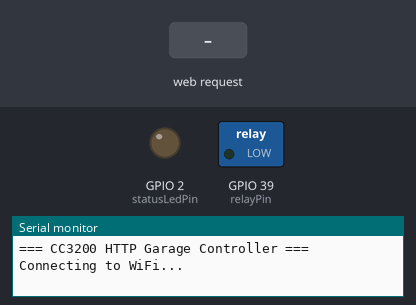
A sketch run on a simulated ESP32. Shown: switched loads named in the sketch (green lamp = pin HIGH), output pins drawn as LEDs (lit = HIGH), the last lines printed to the serial monitor. The test bench sets the inputs (shaded band). WiFi joins after 1.5 s; servers stay silent unless stated; uploads are accepted with an empty reply.

Above: at 1.1 s.
At 3.7 s:
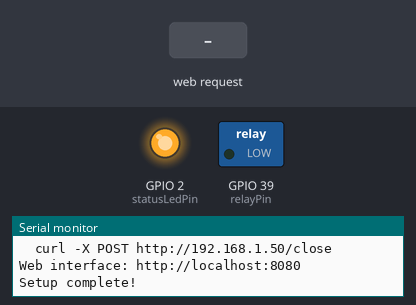
3.8 s: HTTP request GET /open received
5.3 s: HTTP request GET /close received
Timing chart, 0 to 8.3 s (numbered marks = the images above; inputs shaded):
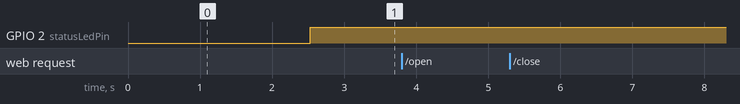

The sketch:

cc3200_car_remote.ino
```cpp
/**
 * CC3200 Garage Door Controller - HTTP Version
 *
 * This version uses HTTP instead of MQTT for better Energia compatibility
 *
 * @author Abdelrahman Mohamed
 */

 #include <WiFi.h>
 #include <WiFiClient.h>
 #include <WiFiServer.h>

 // WiFi Configuration
 char ssid[] = "TP-LINK_ED14";
 char password[] = "68550837";

 // HTTP Server Configuration
 WiFiServer server(80);

 // Hardware Configuration
 const int relayPin = 39;
 const int RelaystatusLedPin = 1;
 const int statusLedPin = 2;

 // Global Variables
 bool garageDoorOpen = false;
 bool wifiConnected = false;
 unsigned long lastStatusUpdate = 0;
 const unsigned long statusUpdateInterval = 10000; // 10 seconds

 /**
  * Connects to WiFi
  */
 void connectToWiFi() {
   Serial.println("Connecting to WiFi...");
   WiFi.begin(ssid, password);

   int attempts = 0;
   while (WiFi.status() != WL_CONNECTED && attempts < 20) {
     delay(500);
     Serial.print(".");
     attempts++;
   }

   if (WiFi.status() == WL_CONNECTED) {
     Serial.println("\nWiFi connected!");
     Serial.print("IP address: ");
     Serial.println(WiFi.localIP());
     Serial.print("Signal strength: ");
     Serial.println(WiFi.RSSI());
     wifiConnected = true;
   } else {
     Serial.println("\nWiFi connection failed!");
     wifiConnected = false;
   }
 }

 /**
  * Sends HTTP status update to your server
  */
 void sendStatusUpdate() {
   if (!wifiConnected) return;

   WiFiClient client;
   String serverIP = "192.168.0.103";  // Your computer's IP
   int serverPort = 8080;  // HTTP server port

   Serial.println("Sending status update to server...");

   if (client.connect(serverIP.c_str(), serverPort)) {
     Serial.println("Connected to server");

     // Create JSON payload
     String jsonPayload = "{";
     jsonPayload += "\"device\":\"garage_door\",";
     jsonPayload += "\"status\":\"";
     jsonPayload += (garageDoorOpen ? "open" : "closed");
     jsonPayload += "\",";
     jsonPayload += "\"timestamp\":";
     jsonPayload += millis();
     jsonPayload += "}";

     // Send HTTP POST request
     client.println("POST /api/garage/status HTTP/1.1");
     client.println("Host: " + serverIP + ":" + String(serverPort));
     client.println("Content-Type: application/json");
     client.println("Content-Length: " + String(jsonPayload.length()));
     client.println("Connection: close");
     client.println();
     client.println(jsonPayload);

     // Wait for response
     unsigned long timeout = millis();
     while (client.available() == 0) {
       if (millis() - timeout > 5000) {
         Serial.println("HTTP request timeout");
         client.stop();
         return;
       }
     }

     // Read response
     String response = "";
     while (client.available()) {
       response += client.readString();
     }

     Serial.println("Status update sent successfully");
     Serial.println("Response: " + response);
     client.stop();
   } else {
     Serial.println("Failed to connect to server for status update");
   }
 }

 /**
  * Handles HTTP requests from clients
  */
 void handleHttpRequests() {
   WiFiClient client = server.available();
   if (!client) return;

   Serial.println("New client connected");

   // Read the HTTP request
   String request = "";
   while (client.connected() && client.available()) {
     String line = client.readStringUntil('\n');
     if (line == "\r") break;
     if (request.length() == 0) {
       request = line;
     }
   }

   Serial.println("HTTP Request: " + request);

   String response = "";
   int statusCode = 200;

   // Parse the request
   if (request.indexOf("GET /") >= 0) {
     // Status request
     response = "{";
     response += "\"device\":\"garage_door\",";
     response += "\"status\":\"";
     response += (garageDoorOpen ? "open" : "closed");
     response += "\",";
     response += "\"timestamp\":";
     response += millis();
     response += "}";
   } else if (request.indexOf("POST /open") >= 0) {
     // Open garage door
     digitalWrite(relayPin, HIGH);
     digitalWrite(RelaystatusLedPin, HIGH);
     garageDoorOpen = true;
     Serial.println("Garage door OPENED via HTTP");

     response = "{";
     response += "\"result\":\"success\",";
     response += "\"action\":\"open\",";
     response += "\"status\":\"open\"";
     response += "}";

     // Send status update
     sendStatusUpdate();
   } else if (request.indexOf("POST /close") >= 0) {
     // Close garage door
     digitalWrite(relayPin, LOW);
     digitalWrite(RelaystatusLedPin, LOW);
     garageDoorOpen = false;
     Serial.println("Garage door CLOSED via HTTP");

     response = "{";
     response += "\"result\":\"success\",";
     response += "\"action\":\"close\",";
     response += "\"status\":\"closed\"";
     response += "}";

     // Send status update
     sendStatusUpdate();
   } else {
     // Invalid request
     statusCode = 404;
     response = "{\"error\":\"Invalid endpoint\"}";
   }

   // Send HTTP response
   client.println("HTTP/1.1 " + String(statusCode) + " " + (statusCode == 200 ? "OK" : "Not Found"));
   client.println("Content-Type: application/json");
   client.println("Access-Control-Allow-Origin: *");
   client.println("Access-Control-Allow-Methods: GET, POST");
   client.println("Access-Control-Allow-Headers: Content-Type");
   client.println("Connection: close");
   client.println();
   client.println(response);

   client.stop();
   Serial.println("HTTP response sent");
 }

 /**
  * Setup function
  */
 void setup() {
   Serial.begin(115200);
   delay(1000);
   Serial.println("\n=== CC3200 HTTP Garage Controller ===");

   // Initialize pins
   pinMode(relayPin, OUTPUT);
   pinMode(statusLedPin, OUTPUT);
   digitalWrite(relayPin, LOW);
   digitalWrite(statusLedPin, LOW);

   // Connect to WiFi
   connectToWiFi();

   if (wifiConnected) {
     // Start HTTP server
     server.begin();
     Serial.println("HTTP server started");
     Serial.println("Available endpoints:");
     Serial.println("  GET  /        - Get status");
     Serial.println("  POST /open    - Open garage door");
     Serial.println("  POST /close   - Close garage door");
     Serial.println();
     Serial.println("Example usage:");
     Serial.print("  curl http://");
     Serial.print(WiFi.localIP());
     Serial.println("/");
     Serial.print("  curl -X POST http://");
     Serial.print(WiFi.localIP());
     Serial.println("/open");
     Serial.print("  curl -X POST http://");
     Serial.print(WiFi.localIP());
     Serial.println("/close");
     Serial.println();
     Serial.println("Web interface: http://localhost:8080");
   }

   Serial.println("Setup complete!");
 }

 /**
  * Main loop
  */
 void loop() {
   // Check WiFi connection
   if (WiFi.status() != WL_CONNECTED) {
     Serial.println("WiFi lost. Reconnecting...");
     wifiConnected = false;
     connectToWiFi();
   }

   // Handle HTTP requests
   if (wifiConnected) {
     handleHttpRequests();
   }

   // Update status LED
   digitalWrite(statusLedPin, wifiConnected ? HIGH : LOW);

   // Send periodic status updates
   if (wifiConnected && (millis() - lastStatusUpdate > statusUpdateInterval)) {
     sendStatusUpdate();
     lastStatusUpdate = millis();
   }

   delay(10); // Small delay to prevent overwhelming the system
 } 
```
